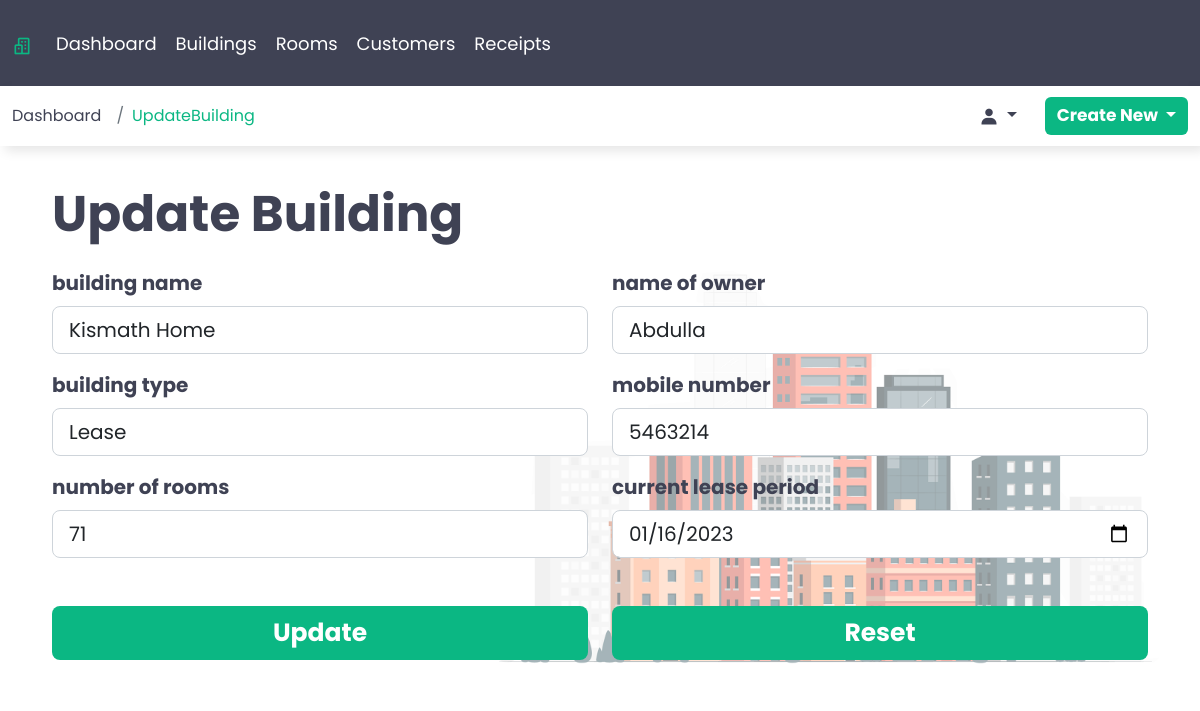
Screenshot of /update_building/21 (signed in) with the database file from the repository.
### webapp/models.py (models this page shows, shortened)
class Building(models.Model):
    building_name = models.CharField(max_length=50)
    name_of_owner = models.CharField(max_length=50)
    building_type = models.ForeignKey(BuildingType, on_delete=models.CASCADE)
    number_of_rooms = models.IntegerField()
    mobile_number = models.IntegerField()
    current_lease_period = models.DateField()
    class Meta:
        verbose_name_plural = 'Buildings'

class BuildingType(models.Model):
    building_type = models.CharField(max_length=100)
    class Meta:
        verbose_name_plural = 'Building Type'
    def __str__(self):
        return self.building_type

### webapp/views.py (the view)
# urls.py: path('update_building/<int:bldg_id>', views.UpdateBuilding, name='update_building'),
@login_required()
def UpdateBuilding(request, bldg_id):
    update_building = Building.objects.get(id=bldg_id)
    form = BuildingForm(instance=update_building)
    if request.method == 'POST':
        form = BuildingForm(request.POST, instance=update_building)
        if form.is_valid():
            form.save()
            return redirect('buildings')
    return render(request, 'update_building.html', {'context':'UpdateBuilding', 'form':form})

### webapp/forms.py
class BuildingForm(ModelForm):
    class Meta:
        model = Building
        fields = '__all__'
        widgets = {
            'building_name': forms.TextInput(attrs={'class': 'form-control form-control-lg'}),
            'name_of_owner': forms.TextInput(attrs={'class': 'form-control form-control-lg'}),
            'number_of_rooms': forms.NumberInput(attrs={'class': 'form-control form-control-lg'}),
            'mobile_number': forms.NumberInput(attrs={'class': 'form-control form-control-lg'}),
            'current_lease_period': forms.DateInput(attrs={'class':'form-control form-control-lg','type':'date'})
        }
    def __init__(self, *args, **kwargs):
        super().__init__(*args, **kwargs)
        self.fields['building_type'].empty_label = "Select an option"
        self.fields['building_type'].widget.attrs.update({'class':'form-control form-control-lg'})

### templates/update_building.html (shortened to what this page needs)
{% extends 'base.html' %}
{% load static %}
{% block content %}
    <div class="container-fluid">
        <div class="main-box">
            <div class="row d-flex align-items-center justify-content-center">
                <div class="col-xs-12 col-sm-12 col-md-12 col-lg-12 col-xl-12 d-flex align-items-start flex-column">
                    <h1 class="mb-4 mt-2">Update Building</h1>
                    <form method="post" autocomplete="off">
                        <div class="row">
                            <div class="col-xs-12 col-sm-12 col-md-12 col-lg-6">
                                <div class="mb-3">
                                    <label for="building_name" class="form-label">building name</label>
                                    {{ form.building_name}}
                                </div>
                            </div>
                            <div class="col-xs-12 col-sm-12 col-md-12 col-lg-6">
                                <div class="mb-3">
                                    <label for="name_of_owner" class="form-label">name of owner</label>
                                    {{ form.name_of_owner}}
                                </div>
                            </div>
                            <div class="col-xs-12 col-sm-12 col-md-12 col-lg-6">
                                <label for="building_type" class="form-label">building type</label>
                                {{form.building_type}}
                            </div>
                            <div class="col-xs-12 col-sm-12 col-md-12 col-lg-6">
                                <div class="mb-3">
                                    <label for="mobile_number" class="form-label">mobile number</label>
                                    {{form.mobile_number}}
                                </div>
                            </div>
                            <div class="col-xs-12 col-sm-12 col-md-12 col-lg-6">
                                <div class="mb-3">
                                    <label for="number_of_rooms" class="form-label">number of rooms</label>
                                    {{form.number_of_rooms}}
                                </div>
                            </div>
                            <div class="col-xs-12 col-sm-12 col-md-12 col-lg-6">
                                <div class="mb-5">
                                    <label for="current_lease_period" class="form-label">current lease period</label>
                                    {{form.current_lease_period}}
                                </div>
                            </div>
                            <div class="col-xs-12 col-sm-12 col-md-12 col-lg-6">
                                <button type="submit" class="btn btn-lg mb-4">Update</button>
                            </div>
                            <div class="col-xs-12 col-sm-12 col-md-12 col-lg-6">
                                <button type="reset" class="btn btn-lg">Reset</button>
                            </div>
                        </div>
                    </form>
                </div>
            </div>
        </div>
    </div>
{% endblock %}

### static/css/style.css (style rules this page uses)
* { margin:0; padding: 0; box-sizing: border-box; }
:root { --font-primary: "Poppins", sans-serif; }
:root { --weight-700: 700; }
:root { --color-primary: #0bb783; --color-secondary: #3f4254; --color-white: white; }
body { font-family: var(--font-primary); }
h1 { font-size: 50px; font-weight: var(--weight-700); color: var(--color-secondary); font-family: var(--font-primary); }
form { width: 100%; z-index: 100; }
.form-label { font-size: 20px; font-weight: 700; color: var(--color-secondary); }
.btn { background-color: var(--color-primary); color: var(--color-white); width: 100%; font-weight: 700; font-size: 25px; font-family: var(--font-primary); border: none; }
.main-box { margin: 30px 40px; position: relative; z-index: 2; }
.main-box::before { content: " "; background-image: url(/static/images/building_img.jpg); background-repeat: no-repeat; background-size: 65%; background-position: right; width: 100%; height: 100%; position: absolute; top: 37px; right: -50px; opacity: 45%; }

### rows the page displays
Building: building_name "Kismath Home", name_of_owner "Abdulla", mobile_number "5463214", number_of_rooms "71", current_lease_period "01/16/2023"
BuildingType: building_type "Lease"

### other values shown
{{ context }} "UpdateBuilding"
